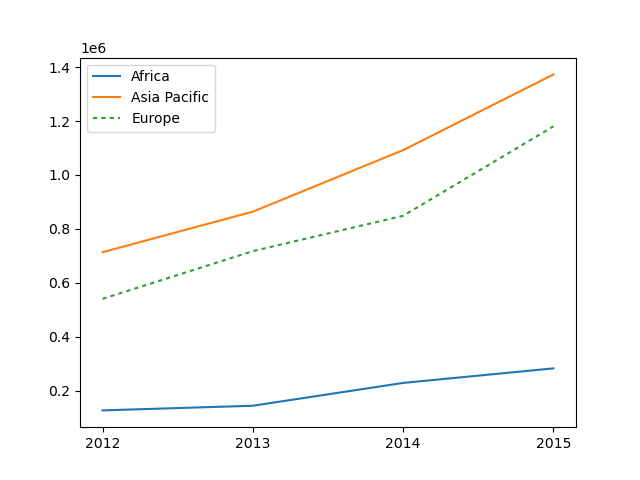

This chart was generated by the following Python code:
# Different plots presented in a single plot object are commonly referred to as subplots
# If you want to analyse the number of purchases across different categories, then you can make multiple bar charts for each category: for instance, one for male buyers and one for female buyers.
# These two charts, placed next to each other, make it easy to compare the buying patterns of the male and female consumers.

import matplotlib.pyplot as plt
import numpy as np

# data
years = np.array(['2012', '2013', '2014', '2015'])
sales_Africa = np.array([127187.27, 144480.70, 229068.79, 283036.44])
sales_Asia_Pacific = np.array([713658.22, 863983.97, 1092231.65, 1372784.40])
sales_Europe = np.array([540750.63, 717611.40, 848670.24, 1180303.95])

fig,ax = plt.subplots()

africa, = ax.plot(years,sales_Africa)
africa.set_label("Africa")
asia, = ax.plot(years,sales_Asia_Pacific)
asia.set_label("Asia Pacific")
europe, = ax.plot(years,sales_Europe)
europe.set_label("Europe")

# to display dashes lines
europe.set_dashes([2,2])

plt.legend()

plt.show()
